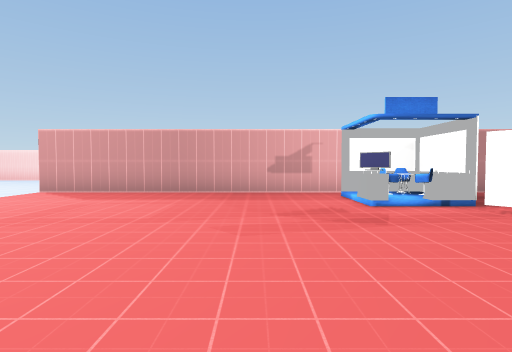
[1] (above)

24 first-person views from a walk through a scene from a Unity 3-D project. The camera is 1.4 m above the floor, tilts 2° down and sees 80° across. The floor is counted in squares, 2 m on a side. Each view is taken from the middle of a square. On the plan, view 1 faces up. The plan holds only what a view shows up to about 10 squares ahead; the rest is blank. The place goes on beyond the plan. Some surface patterns are stand-ins.

[2]
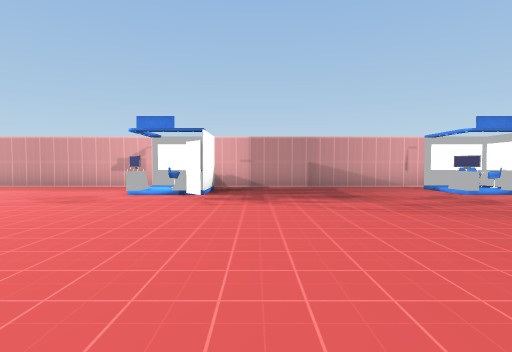

[3]
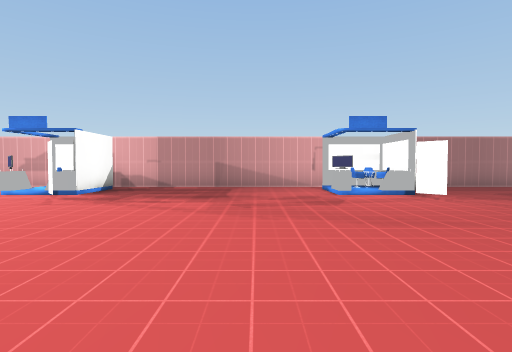

[4]
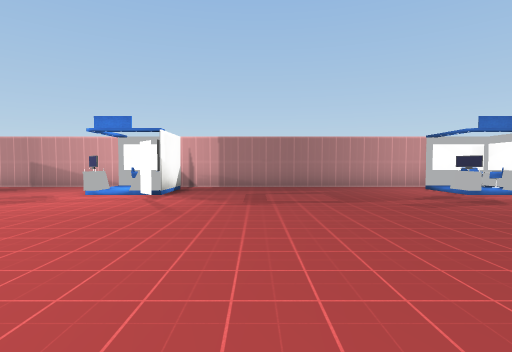

[5]
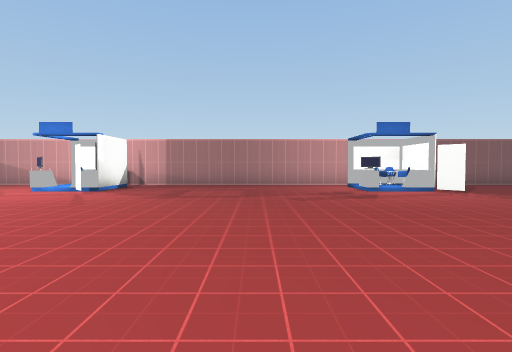

[6]
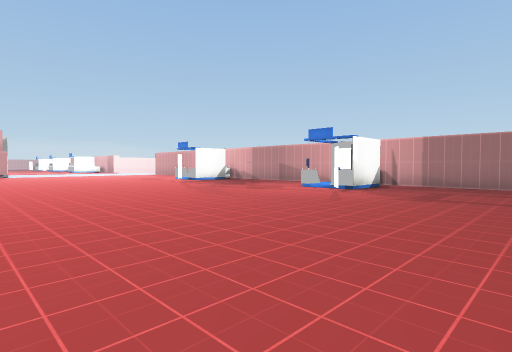

[7]
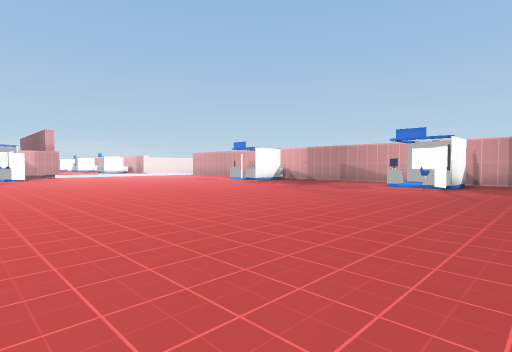

[8]
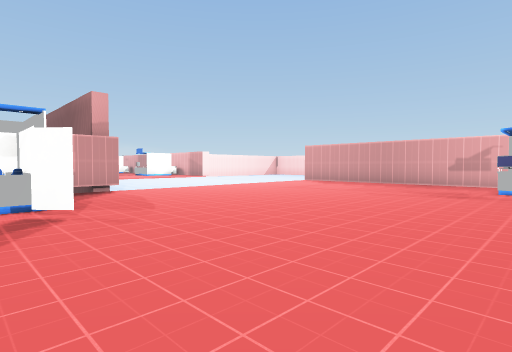

[9]
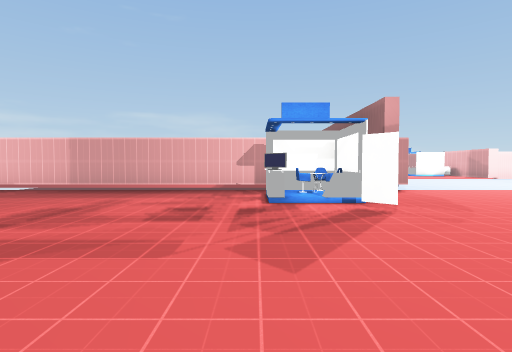

[10]
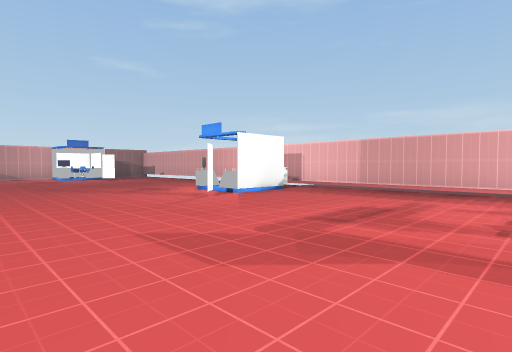

[11]
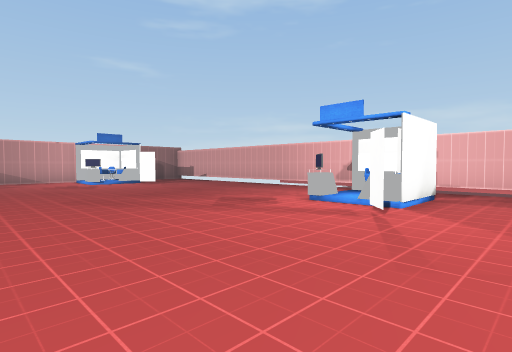

[12]
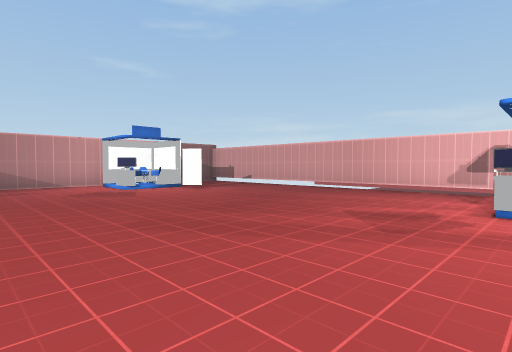

[13]
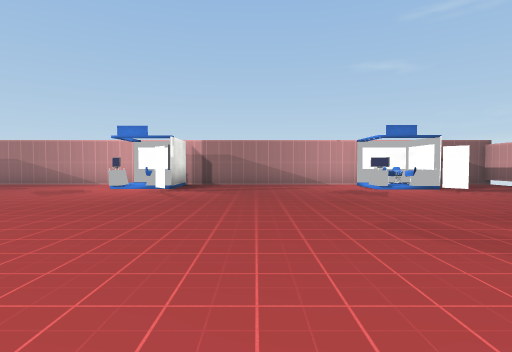

[14]
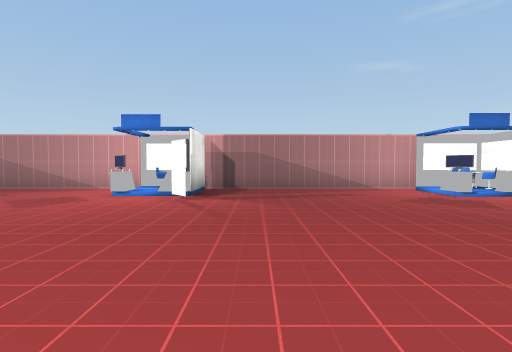

[15]
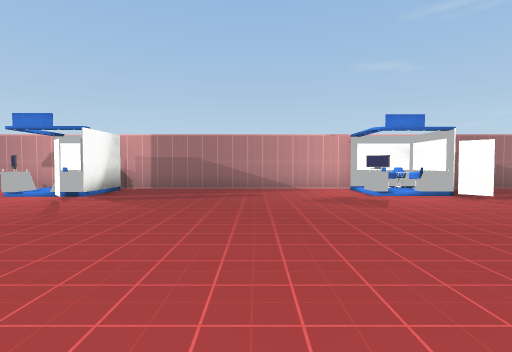

[16]
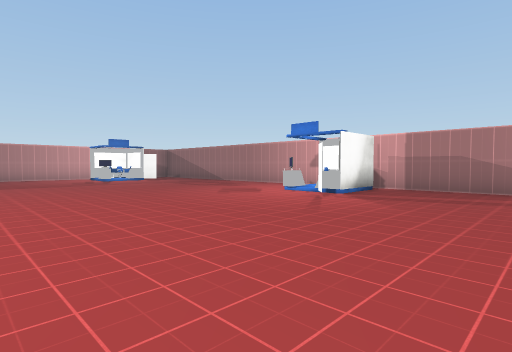

[17]
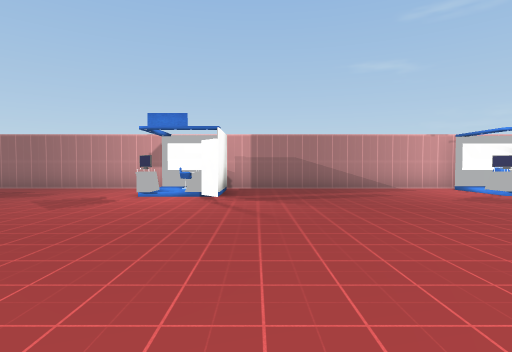

[18]
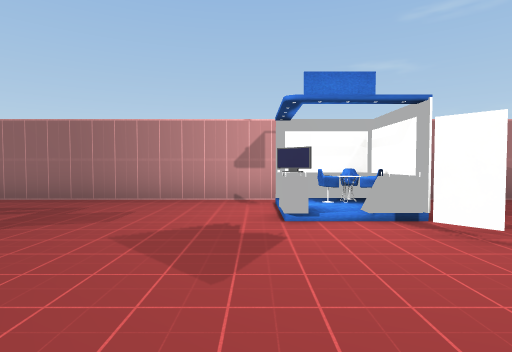

[19]
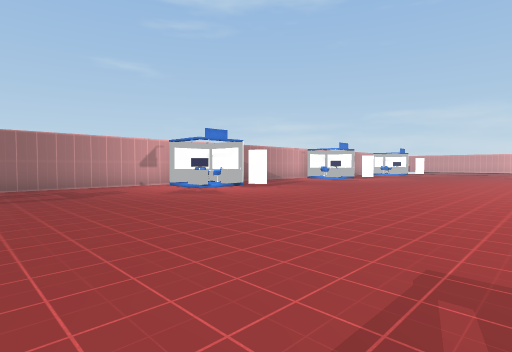

[20]
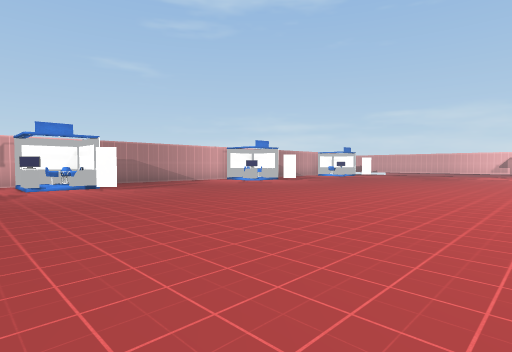

[21]
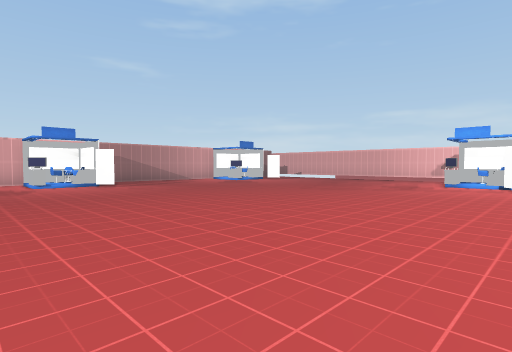

[22]
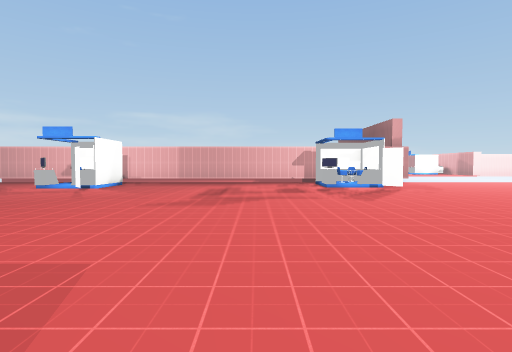

[23]
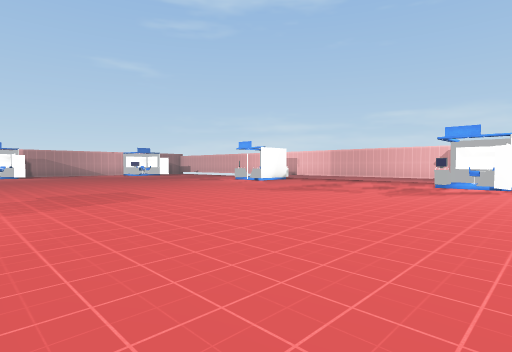

[24]
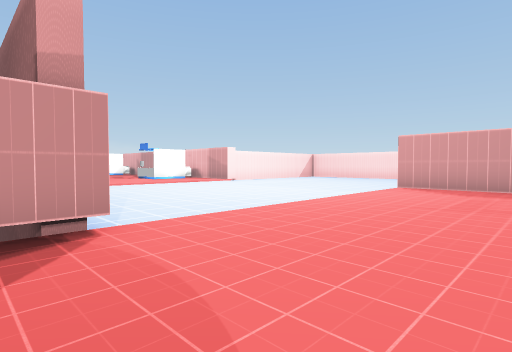

### Floor plan
Points are (right, up) in squares from view 1. A wall is a line through its corners. A room is listed if a view was taken in it or the views show most of it. See-through windows are left out.
Room 1 (views 1, 2, 3, 4, 5, 6, 7, 8, 9, 10, 11, 12, 13, 14, 15, 16, 17, 18, 19, 20, 21, 22, 23, 24)
walls: (-1.6, -2.8) (-2.1, -3.2); (-3.9, -12.5) (-3.9, -13.6); (12, 4.1) (11.5, 4.7); (3.9, 4.2) (3.5, 4.6); (5.3, -20.9) (5.8, -21.4); (-4.4, -2.9) (-4.4, -3.9); (11.6, 5.1) (11.6, 7) (9.9, 7); (3.6, 5.1) (3.6, 7) (1.9, 7); (-5.4, -4.6) (-5.4, -18.8); (13.7, -20.7) (14.1, -21.3); (-5.4, -0.8) (-5.4, -2); (11.8, 7) (11.8, 5.1); (3.8, 7) (3.8, 5.1); (6.4, -23.6) (7.1, -23.6); (6.5, -23.7) (7.4, -23.7); (6.9, -24.2) (21.2, -24.2); (-2.5, -20.7) (-2, -21.3); (14.5, -23.6) (15.8, -23.6); (20.7, 5.1) (20.7, 7) (19, 7); (-0.9, -24.2) (5.5, -24.2); (-2.4, -23.6) (-0.5, -23.6); (19.6, 7.9) (-5.6, 7.9)
low walls: (-5.6, -0.9) (-5.6, -1.4)
ways out: gap at (-5, -3)
objects: other object (-4, -4); other object (-4, -3); other object (-3, -13); table (-3, -5); table (-3, -4) to (-3, -3); other object (-2, -23); table (-2, -22); table (-2, -13); table (-2, -12); other object (-1, -23); table (-1, -22); table (2, 6); table (3, 5); other object (3, 6); other object (3, 7); other object (6, -24); other object (6, -23); table (6, -22); other object (7, -23); table (7, -22); table (10, 6); table (11, 5); other object (11, 6); other object (11, 7); box (14, -23); table (14, -22); box (15, -23); TV (16, -22); table (16, -21); table (19, 6); table (20, 5); other object (20, 6); other object (20, 7)

Where each view was taken, in squares from view 1:
view 1: 0 up, 0 right, facing up
view 2: 2 down, 5 right, facing up
view 3: 2 down, 8 right, facing up
view 4: 2 down, 14 right, facing up
view 5: 3 down, 16 right, facing up
view 6: 3 down, 16 right, facing up-left
view 7: 5 down, 14 right, facing up-left
view 8: 4 down, 3 right, facing up-left
view 9: 5 down, 3 right, facing left
view 10: 6 down, 3 right, facing down-left
view 11: 10 down, 3 right, facing down-left
view 12: 13 down, 3 right, facing down-left
view 13: 13 down, 3 right, facing down
view 14: 15 down, 4 right, facing down
view 15: 15 down, 10 right, facing down
view 16: 15 down, 10 right, facing down-right
view 17: 15 down, 13 right, facing down
view 18: 18 down, 16 right, facing down
view 19: 14 down, 21 right, facing down-left
view 20: 12 down, 17 right, facing down-left
view 21: 11 down, 9 right, facing down-left
view 22: 7 down, 7 right, facing left
view 23: 2 down, 8 right, facing down-left
view 24: 2 down, 2 left, facing up-left
